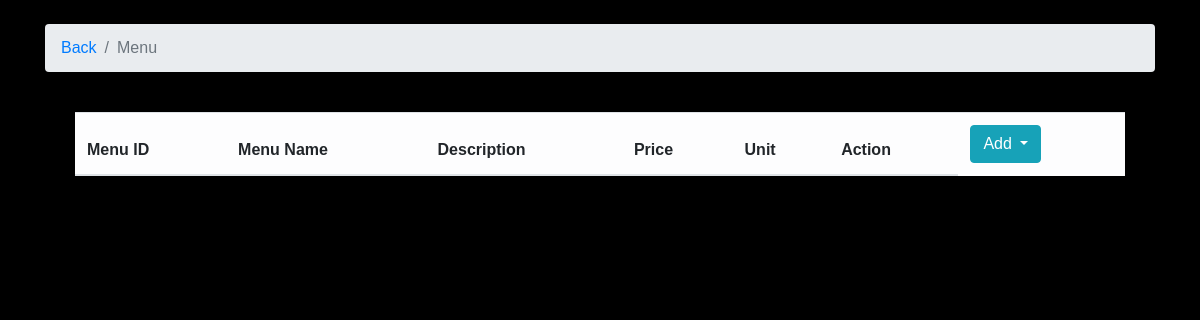
Page /menu.php on the earlier database version.
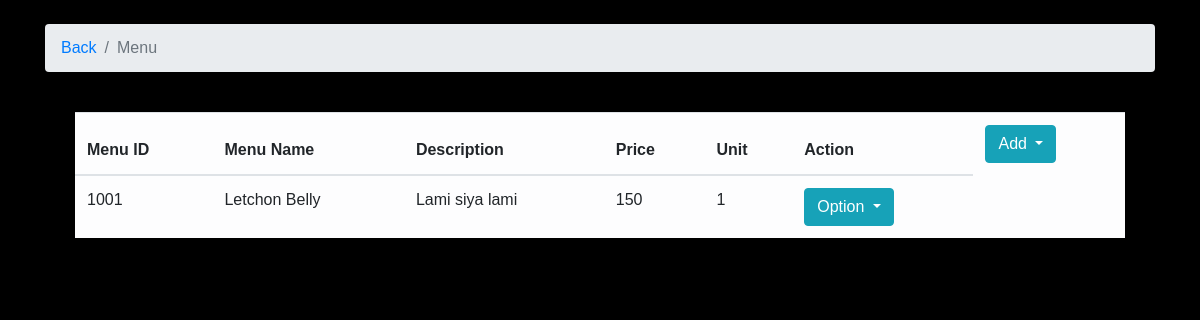
Same page on the later database version.
### tables this page shows
CREATE TABLE `menu` (
  `menu_id` int(11) NOT NULL,
  `menu_name` varchar(50) NOT NULL,
  `description` varchar(50) NOT NULL,
  `price` decimal(20,0) NOT NULL,
  `unit` varchar(20) NOT NULL
);

### menu.php (the view, shortened to what this page needs)
<?php
	if(isset($_POST['btn_search']))
	{
    $search = $_POST['search'];
		$query = "SELECT * FROM `menu` WHERE CONCAT(`menu_id`, `menu_name`, 'description', 'price', 'unit') LIKE '%".$search."%'";
		$search_result = filterTable($query);
	}
	else {
		$query = "SELECT * FROM `menu`";
		$search_result = filterTable($query);
	}
	function filterTable($query)
	{
		$connect = mysqli_connect("localhost", "root", "", "kusina online");
		$filter_Result = mysqli_query($connect, $query);
		return $filter_Result;
	}
?>
<!DOCTYPE html>
<html>
<head>
		<link rel="stylesheet" href="style.css">
		<link rel="stylesheet" href="bootstrap-4.0.0-beta.3-dist/css/bootstrap.min.css">
		<link rel="stylesheet" href="bootstrap-4.0.0-beta.3-dist/jss/bootstrap.js">
		<link rel="stylesheet" href="style.css" type="text/css">
</head>
<body><br/>
	<div class="container">
		<nav aria-label="breadcrumb">
		<ol class="breadcrumb">
		<li class="breadcrumb-item"><a href="home.php">Back</a></li>
		<li class="breadcrumb-item active" aria-current="page">Menu</li>
	</ol>
  </nav>
<br/>
	<div class="container">
		<div class="col-sm-12">
		<div class="table-responsive">
		<table class="table table-hover table-light">
		<thead>
		<tr>
			<th>Menu ID</th>
			<th>Menu Name</th>
			<th>Description</th>
			<th>Price</th>
			<th>Unit</th>
			<th>Action</th>
			<td>
			<div class="btn-group">
			<button type="button" class="btn btn-info dropdown-toggle" data-toggle="dropdown" aria-haspopup="true" aria-expanded="false">Add
			</button>
			</div>
			</td>
		</tr>
		</thead>
				<?php while($row = mysqli_fetch_array($search_result)):?>
			<tbody>
			<tr>
				<td><?php echo $row['menu_id'];?></td>
				<td><?php echo $row['menu_name'];?></td>
				<td><?php echo $row['description'];?></td>
				<td><?php echo $row['price'];?></td>
				<td><?php echo $row['unit'];?></td>
			<td>
			<div class="btn-group">
			<button type="button" class="btn btn-info dropdown-toggle" data-toggle="dropdown" aria-haspopup="true" aria-expanded="false">Option
			</button>
			</div>
			</td>
			</tr>
			</tbody>
			<?php endwhile;?>
			</table>
				</div>
				</div>
		</body>
	</html>

### style.css (style rules this page uses)
body { margin: 0; padding: 0; background-image:url(images/bg.jpg); background-size: cover; background-repeat:no-repeat; font-family: sans-serif; font-family: arial; }

Differences in the rows shown:
added menu: menu_id "1001", menu_name "Letchon Belly", description "Lami siya lami", price "150", unit "1"
